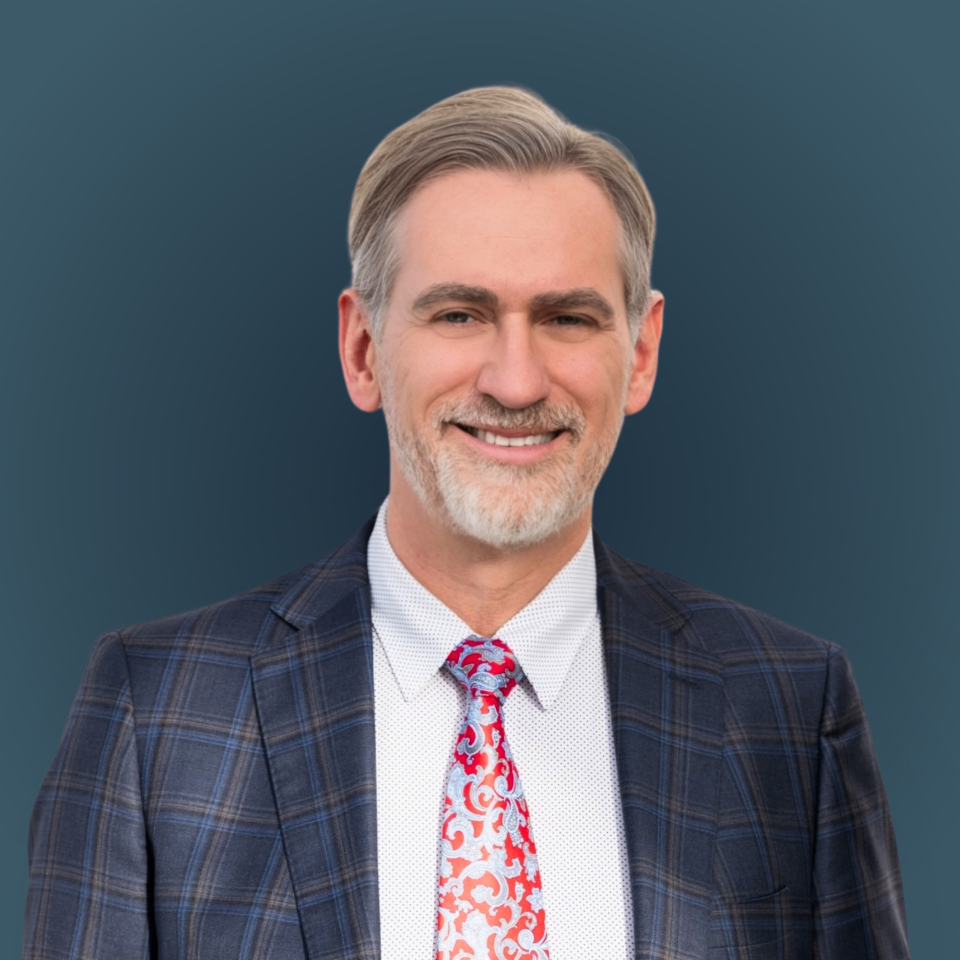
#> input picture humanfactor/masters/jean-pineault.jpg, 1920 x 1920 px (shown at 1/2 size); its folder holds only this picture in this run
$ python webimg.py ../masters/jean-pineault.jpg
#> lines starting #> are read from the running program, lines starting #| are printed output that depends on the picture
# Web images for the plain multi-page sites (Parasol, Harrow & Pell, Larchwood).
#   python3 sites/webimg.py sites/parasol
# Reads <site>/masters/*.jpg|png|webp (not shipped) and writes <site>/public/img/<name>-<w>.webp
# at 640/1280/1920/2560 px wide (never wider than the master), plus <site>/public/img/sizes.json:
# { name: { "w": master width, "h": master height, "widths": [...] } } for writing srcsets.
import json, os, sys, glob
from PIL import Image, ImageOps

WIDTHS = (640, 1280, 1920, 2560)

def main(site):
#> called with site = '../masters/jean-pineault.jpg'
    masters = os.path.join(site, 'masters')
    out = os.path.join(site, 'public', 'img')
    os.makedirs(out, exist_ok=True)
    sizes = {}
    files = sorted(f for ext in ('jpg', 'jpeg', 'png', 'webp') for f in glob.glob(os.path.join(masters, f'*.{ext}')))
    if not files:
        sys.exit(f'no masters in {masters}')
    for old in glob.glob(os.path.join(out, '*.webp')):
        os.remove(old)
    for f in files:
        name = os.path.splitext(os.path.basename(f))[0]
        im = ImageOps.exif_transpose(Image.open(f)).convert('RGB')
#> im is the input picture: PIL image 1920x1920 RGB; mean R, G, B 87.3, 93.2, 103.3
        w, h = im.size
#> w = 1920; h = 1920
        widths = [x for x in WIDTHS if x <= w] or [w]
#> widths = [640, 1280, 1920]
        if w > widths[-1] and w - widths[-1] > 240:
            widths.append(w)
        for x in widths:
            y = round(h * x / w)
            im.resize((x, y), Image.LANCZOS).save(os.path.join(out, f'{name}-{x}.webp'), 'WEBP', quality=80, method=6)
#> this loop made 3 passes
#> pass 1, in main, `im.resize((x, y), Image.LANCZOS).save(os.path.join(out, f'{name}-{x}.w..`:
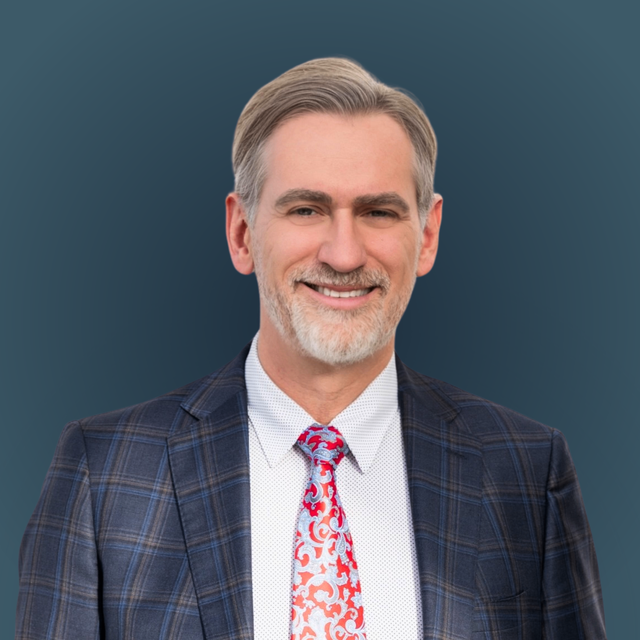
#> saved as jean-pineault-640.webp: PIL image 640x640 RGB; mean R, G, B 87.3, 93.2, 103.3
        sizes[name] = {'w': w, 'h': h, 'widths': widths}
        print(f'{name}: {w}x{h} -> {widths}')
#| jean-pineault: 1920x1920 -> [640, 1280, 1920]
    with open(os.path.join(out, 'sizes.json'), 'w') as fh:
        json.dump(sizes, fh, indent=1, sort_keys=True)

if __name__ == '__main__':
    if len(sys.argv) != 2:
        sys.exit('usage: python3 sites/webimg.py sites/<name>')
    main(sys.argv[1].rstrip('/'))

$ run again, on humanfactor/masters/jennifer-bates.png
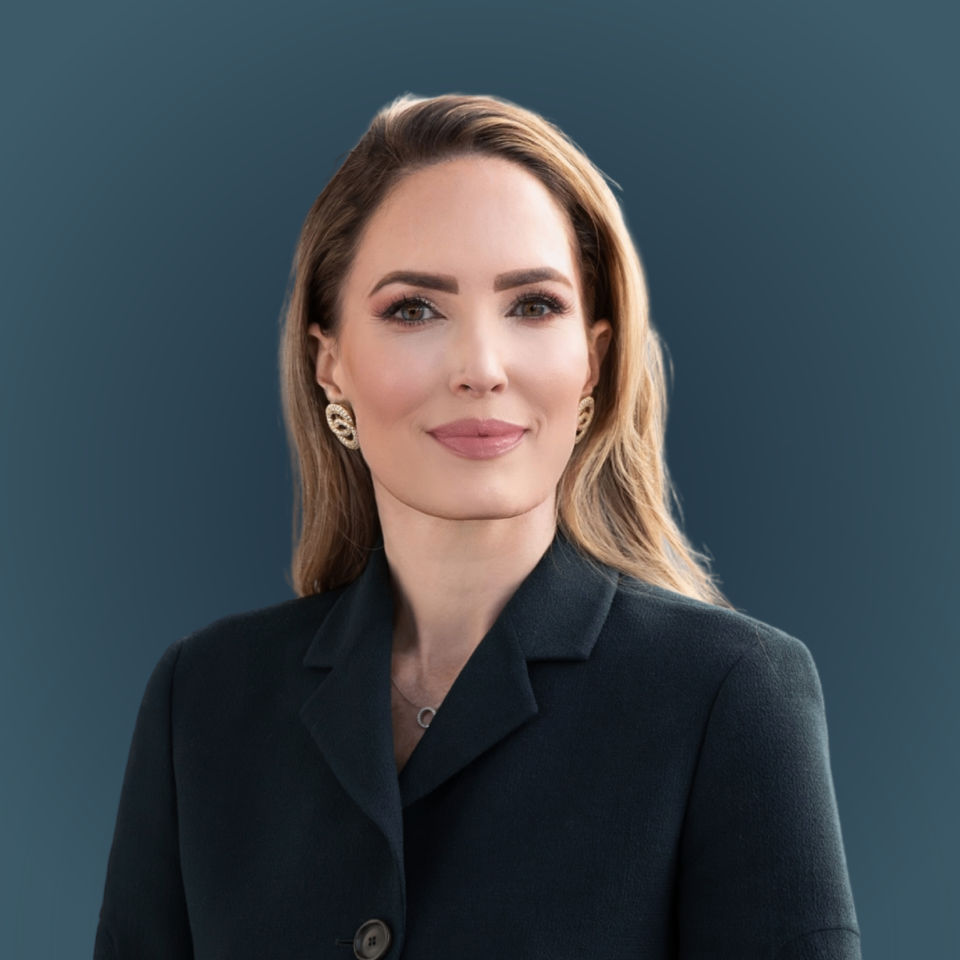
#> input picture humanfactor/masters/jennifer-bates.png, 1920 x 1920 px (shown at 1/2 size)
#> in main, im is the input picture: PIL image 1920x1920 RGB; mean R, G, B 64.3, 73.4, 79.8
#> the loop in main, `for x in widths:` made 3 passes
#> pass 1, in main, `im.resize((x, y), Image.LANCZOS).save(os.path.join(out, f'{name}-{x}.w..`:
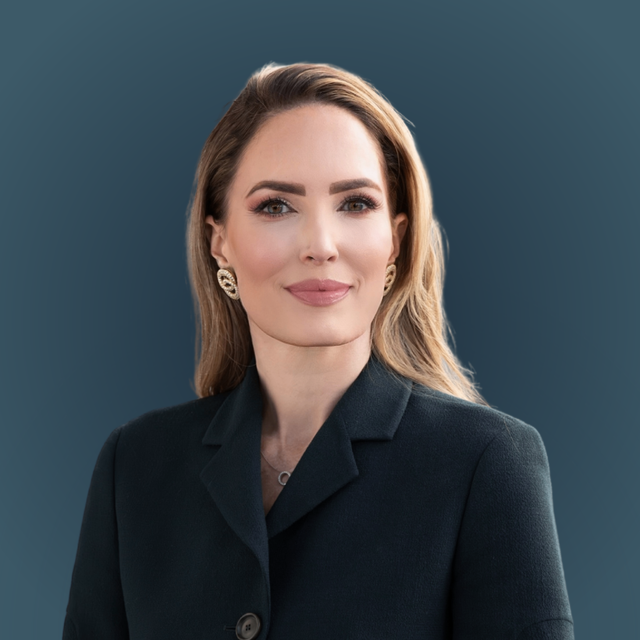
#> saved as jennifer-bates-640.webp: PIL image 640x640 RGB; mean R, G, B 64.3, 73.4, 79.8
#| jennifer-bates: 1920x1920 -> [640, 1280, 1920]
